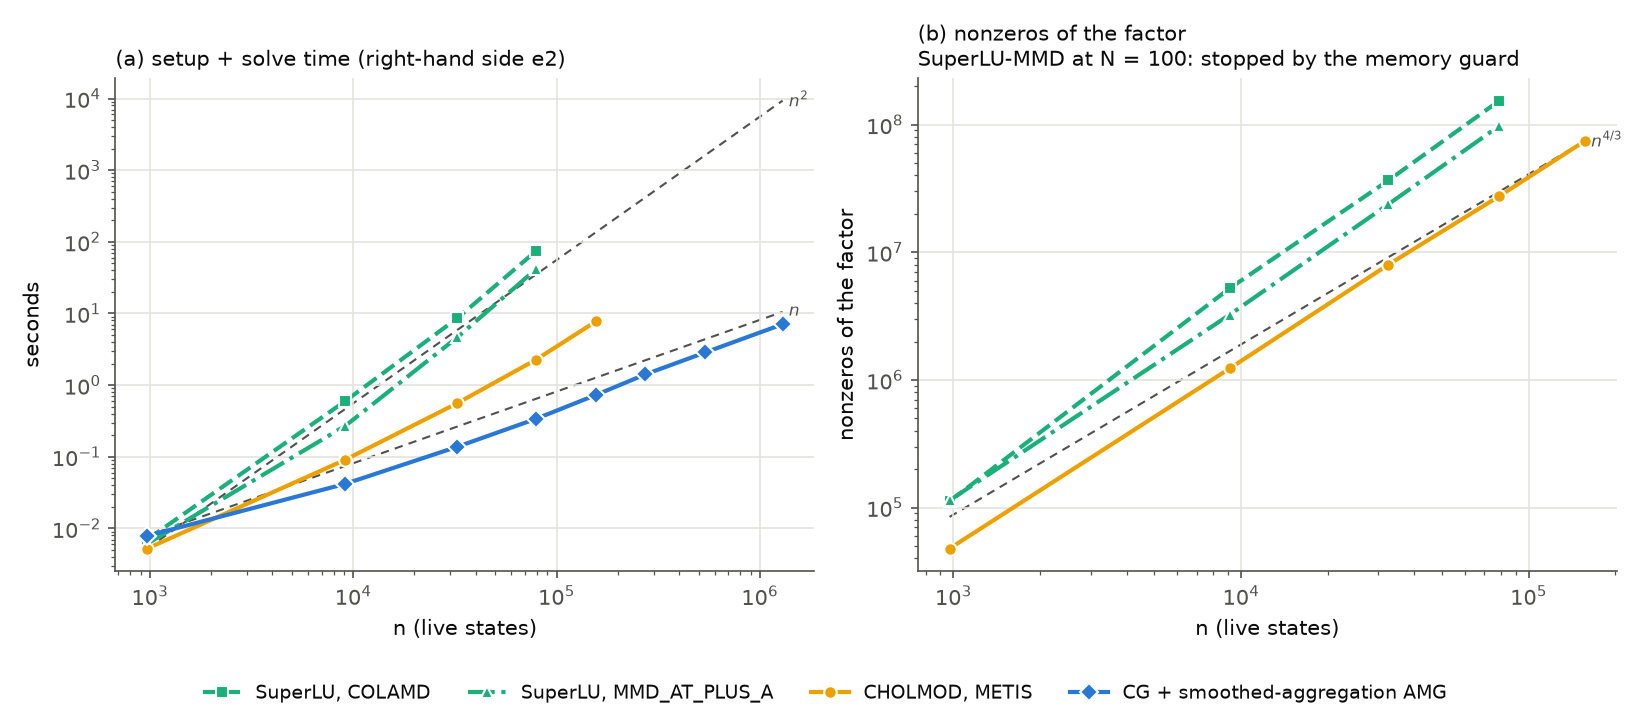

The script that saved this image:
"""Figure for chunk 9: four-player solvers against n, log-log.

(a) setup_s + solve_s, one line per method, dashed n^1 and n^2 guides. (b) nnz_factor, the nonzeros of the
factor (direct methods only; amg_cg has none), with a dashed n^(4/3) guide (the 3D nested-dissection order)
through CHOLMOD's largest run. Memory is not plotted: peak RSS levels off under memory pressure, so it is not a
reliable measure here. Runs stopped by the memory rules are left out, and panel (b)'s title names the runs the
memory guard killed (status "killed: ..."). Reads results/e09_solvers.csv only.
    python figures/f09_solvers.py [--results DIR] [--outdir DIR]
"""
import argparse
import pathlib

import matplotlib

matplotlib.use("Agg")
import matplotlib.pyplot as plt
from matplotlib.ticker import NullFormatter
import numpy as np
import pandas as pd

INK, MUTED, GRID = "#0b0b0b", "#52514e", "#e4e3df"
STYLE = {  # method -> (color, marker, linestyle, label)
    "splu": ("#1baf7a", "s", "--", "SuperLU, COLAMD"),
    "splu_mmd": ("#1baf7a", "^", "-.", "SuperLU, MMD_AT_PLUS_A"),
    "cholmod": ("#eda100", "o", "-", "CHOLMOD, METIS"),
    "amg_cg": ("#2a78d6", "D", "-", "CG + smoothed-aggregation AMG"),
}
SHORT = {"splu": "SuperLU-COLAMD", "splu_mmd": "SuperLU-MMD", "cholmod": "CHOLMOD", "amg_cg": "AMG-CG"}


def guide(ax, n, power, anchor_n, anchor_y, label):
    """Dashed grey guide c * n^power through (anchor_n, anchor_y), labelled at its right end."""
    y = anchor_y * (n / anchor_n) ** power
    ax.plot(n, y, color=MUTED, linestyle=(0, (4, 3)), linewidth=1, zorder=1)
    ax.annotate(label, xy=(n[-1], y[-1]), xytext=(3, 0), textcoords="offset points", color=MUTED, fontsize=8,
                va="center")


def panel(ax, df, col, title, ylabel):
    for method, (color, marker, ls, label) in STYLE.items():
        d = df[df["method"] == method].sort_values("n")
        if d.empty:
            continue
        ax.plot(d["n"], d[col], color=color, marker=marker, linestyle=ls, linewidth=2, markersize=6,
                markeredgecolor="white", markeredgewidth=1, label=label, zorder=3)
    ax.set_xscale("log")
    ax.set_yscale("log")
    ax.xaxis.set_minor_formatter(NullFormatter())
    ax.set_xlabel("n (live states)", color=INK)
    ax.set_ylabel(ylabel, color=INK)
    ax.set_title(title, color=INK, fontsize=10, loc="left")
    ax.grid(color=GRID, linewidth=0.8, which="major")
    for side in ("top", "right"):
        ax.spines[side].set_visible(False)
    for side in ("left", "bottom"):
        ax.spines[side].set_color(MUTED)
    ax.tick_params(colors=MUTED, which="both")


def main():
    parser = argparse.ArgumentParser()
    parser.add_argument("--results", default="results")
    parser.add_argument("--outdir", default="figures")
    args = parser.parse_args()

    raw = pd.read_csv(pathlib.Path(args.results) / "e09_solvers.csv")
    df = raw[raw["status"].str.startswith("ok")].copy()
    df["total_s"] = df["setup_s"] + df["solve_s"]
    n = np.geomspace(df["n"].min(), df["n"].max(), 50)

    fig, axes = plt.subplots(1, 2, figsize=(11, 4.8), dpi=150)
    panel(axes[0], df, "total_s", "(a) setup + solve time (right-hand side e2)", "seconds")
    first = df.sort_values("n").groupby("method").first()
    if "amg_cg" in first.index:
        guide(axes[0], n, 1, first.loc["amg_cg", "n"], first.loc["amg_cg", "total_s"], r"$n$")
    if "cholmod" in first.index:
        guide(axes[0], n, 2, first.loc["cholmod", "n"], first.loc["cholmod", "total_s"], r"$n^2$")
    killed = raw[raw["status"].str.startswith("killed")].sort_values(["method", "N"])
    stopped = ", ".join(f"{SHORT.get(m, m)} at N = {N}" for m, N in zip(killed["method"], killed["N"]))
    title_b = "(b) nonzeros of the factor" + (f"\n{stopped}: stopped by the memory guard" if stopped else "")
    panel(axes[1], df, "nnz_factor", title_b, "nonzeros of the factor")
    ch = df[df["method"] == "cholmod"].sort_values("n")
    if len(ch):  # anchor at CHOLMOD's largest run, over the range of the direct runs
        direct = df[df["nnz_factor"].notna()]
        nd = np.geomspace(direct["n"].min(), direct["n"].max(), 50)
        guide(axes[1], nd, 4 / 3, ch["n"].iloc[-1], ch["nnz_factor"].iloc[-1], r"$n^{4/3}$")

    handles, labels = axes[0].get_legend_handles_labels()
    fig.legend(handles, labels, loc="lower center", ncol=4, frameon=False, fontsize=9, labelcolor=INK)
    fig.tight_layout(rect=(0, 0.08, 1, 1))

    outdir = pathlib.Path(args.outdir)
    outdir.mkdir(parents=True, exist_ok=True)
    path = outdir / "f09_solvers.png"
    fig.savefig(path)
    print(f"wrote {path}")


if __name__ == "__main__":
    main()
